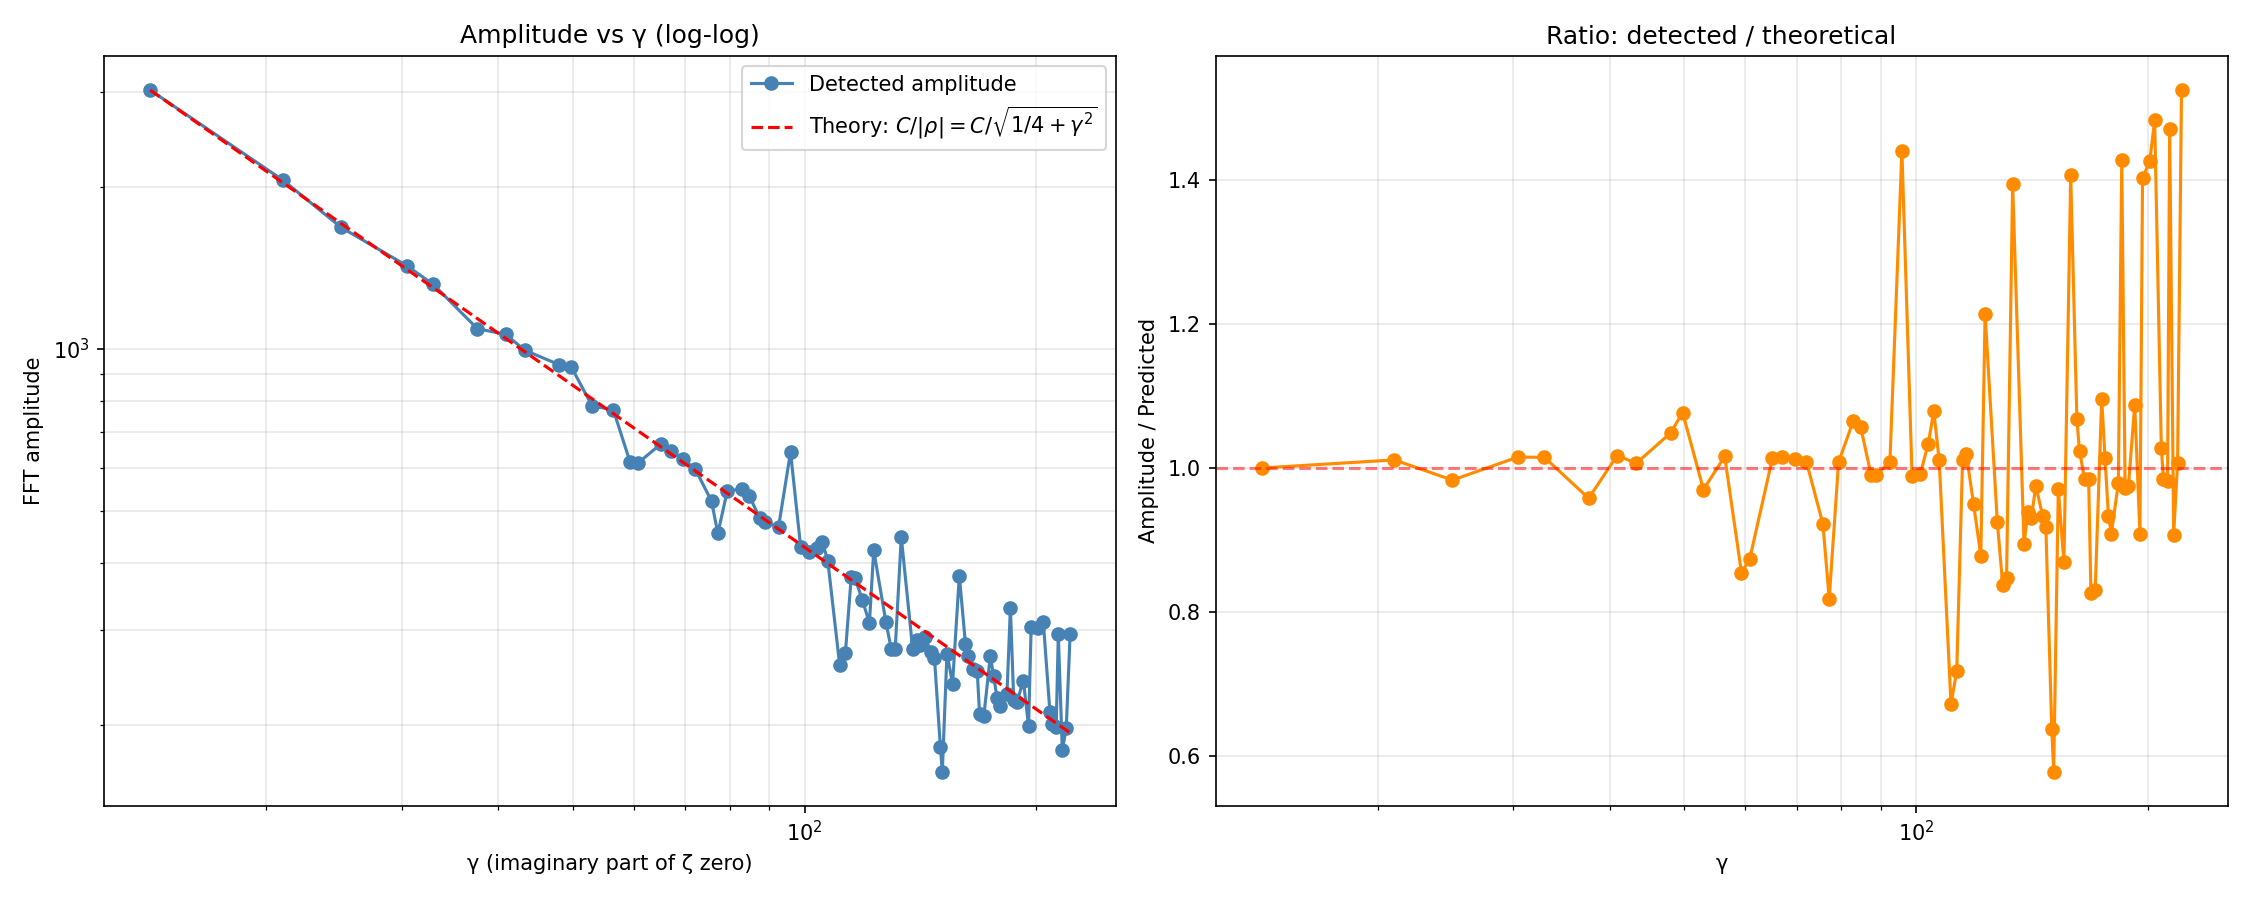

Write the Python code that produced this figure.
#!/usr/bin/env python3
"""
AMPLITUDE vs GAMMA RELATIONSHIP FOR ZETA ZEROS
================================================
Tests whether the FFT peak amplitude at each detected gamma follows
the theoretical prediction from the explicit formula:

    A(gamma) ~ 1 / |rho| = 1 / sqrt(1/4 + gamma^2)

This is a direct empirical check of the explicit formula's structure.

Usage:
    python amplitude_vs_gamma.py [limit]
"""

import sys
import time
import numpy as np
import matplotlib
matplotlib.use("Agg")
import matplotlib.pyplot as plt

try:
    from scipy.fft import fft, fftfreq
    from scipy.signal.windows import kaiser
    from scipy.signal import find_peaks
    HAS_SCIPY = True
except ImportError:
    HAS_SCIPY = False
    print("WARNING: scipy not installed.")


# =============================================================================
# CHEBYSHEV PSI
# =============================================================================

def primes_up_to(limit):
    if limit < 2:
        return np.array([], dtype=np.int64)
    sieve = np.ones(limit + 1, dtype=bool)
    sieve[0] = sieve[1] = False
    for i in range(2, int(limit**0.5) + 1):
        if sieve[i]:
            sieve[i*i::i] = False
    return np.nonzero(sieve)[0]


def chebyshev_psi(limit):
    psi = np.zeros(limit + 1, dtype=np.float64)
    primes = primes_up_to(limit)
    for p in primes:
        logp = np.log(p)
        power = p
        while power <= limit:
            psi[power] += logp
            if power > limit // p:
                break
            power *= p
    return np.cumsum(psi)


# =============================================================================
# KNOWN ZETA ZEROS (for reference)
# =============================================================================

ZETA_ZEROS = np.array([
    14.134725141734693790, 21.022039638771554993, 25.010857580145688763,
    30.424876125859513210, 32.935061587739189691, 37.586178158825671257,
    40.918719012147495187, 43.327073280914999519, 48.005150881167159728,
    49.773832477672302182, 52.970321477714460644, 56.446247697063394804,
    59.34704400260353079,  60.831778524609809844, 65.112544048081606660,
    67.079810529494173714, 69.546401711173979252, 72.067157674481907583,
    75.704690699083933168, 77.144840068874805373, 79.337375020249367922,
    82.910380854086419494, 84.735492980517944342, 87.425274613125484385,
    88.809111207634078295, 92.491899270558393445, 94.651344040519966296,
    95.870634228245100676, 98.831194218154647771, 101.317851005731359128,
    103.725538040478496151, 105.446623052332139824, 107.168611184547512718,
    109.333415286312632280, 111.029535543058416172, 112.948105007737889636,
    114.936519236288949726, 116.226680320065765313, 118.790782866128076055,
    121.370125002122158041, 122.946829293659598744, 124.256818554345157982,
    127.516683879443,         129.578704220002,       131.087688480000,
    133.497737170000,         134.756509750000,       138.116042050000,
    139.736208820000,         141.123707400000,       143.111845630000,
    146.000982480000,         147.422765340000,       150.053572050000,
    150.925258270000,         153.024693750000,       155.614534600000,
    156.112909150000,         158.798812340000,       159.619252240000,
    161.753301120000,         163.035485970000,       165.537187670000,
    167.533673470000,         168.709998560000,       170.874401480000,
    172.076373020000,         174.224042710000,       175.963844880000,
    177.761557570000,         179.335854920000,       181.252101040000,
    183.116123690000,         184.987190760000,       186.840721520000,
    188.693336950000,         190.390994510000,       192.299404510000,
    193.839970680000,         195.316562590000,       196.846838570000,
    198.215572450000,         199.473250790000,       201.115137330000,
    202.485141360000,         204.113356770000,       205.394141550000,
    206.831006380000,         208.209715690000,       209.537471540000,
    210.914542760000,         212.139590600000,       213.462583920000,
    214.686850610000,         216.045374390000,       217.312590490000,
    218.586587310000,         219.902144310000,       221.155280750000,
    222.484948560000,         223.790192830000,       225.110435180000,
])


# =============================================================================
# MAIN ANALYSIS
# =============================================================================

def main():
    limit = int(sys.argv[1]) if len(sys.argv) > 1 else 5_000_000

    print("=" * 90)
    print("🔬 AMPLITUDE vs GAMMA RELATIONSHIP FOR ZETA ZEROS")
    print("=" * 90)
    print(f"Limit: {limit:,}")
    print()

    # --- Compute psi(x) and FFT ---
    print("Computing psi(x)...")
    t0 = time.perf_counter()
    psi = chebyshev_psi(limit)
    x = np.arange(limit + 1, dtype=np.float64)
    delta = psi - x
    print(f"  Done in {time.perf_counter() - t0:.2f}s")

    # Log-space resampling
    N_log = 1 << 17
    log_min = np.log(100)
    log_max = np.log(limit)
    span = log_max - log_min
    log_x = np.linspace(log_min, log_max, N_log)
    x_log = np.exp(log_x).astype(np.int64)
    x_log = np.clip(x_log, 1, limit)

    delta_log = delta[x_log]
    delta_norm = delta_log / np.sqrt(x_log)
    delta_norm -= np.mean(delta_norm)

    if HAS_SCIPY:
        window = kaiser(N_log, beta=14.0)
    else:
        window = np.hanning(N_log)
    windowed = delta_norm * window

    print("Applying FFT...")
    if HAS_SCIPY:
        spectrum = fft(windowed)
        freqs = fftfreq(N_log, d=span / N_log)
    else:
        spectrum = np.fft.fft(windowed)
        freqs = np.fft.fftfreq(N_log, d=span / N_log)

    pos = freqs > 0
    gammas = 2 * np.pi * freqs[pos]
    amps = np.abs(spectrum[pos])

    # --- Find peaks ---
    if HAS_SCIPY:
        peak_idx, _ = find_peaks(amps, height=0.05 * amps.max())
    else:
        peak_idx = []
        for i in range(1, len(amps) - 1):
            if amps[i] > amps[i-1] and amps[i] > amps[i+1]:
                if amps[i] > 0.05 * amps.max():
                    peak_idx.append(i)
        peak_idx = np.array(peak_idx)

    # Match peaks to known zeros
    matched = []
    for i in peak_idx:
        g = gammas[i]
        a = amps[i]
        # find nearest known zero
        idx = int(np.argmin(np.abs(ZETA_ZEROS - g)))
        near = ZETA_ZEROS[idx]
        pct = abs(g - near) / near * 100
        if pct < 1.0:  # match within 1%
            matched.append((near, g, a, pct))

    matched.sort(key=lambda t: t[0])  # sort by known gamma

    # --- Theoretical prediction ---
    # A(gamma) ~ C / |rho| = C / sqrt(1/4 + gamma^2)
    # We fit C from the first peak.
    if len(matched) >= 2:
        gamma_0, _, amp_0, _ = matched[0]
        C = amp_0 * np.sqrt(0.25 + gamma_0**2)

    print("\n" + "=" * 90)
    print("📈 AMPLITUDE vs GAMMA — MATCHED PEAKS")
    print("=" * 90)
    print(f"{'γ (known)':>12} {'γ (detected)':>14} {'Amplitude':>12} "
          f"{'Predicted':>12} {'Ratio':>8} {'Diff %':>8}")
    print("-" * 90)

    ratios = []
    for gamma, g_det, amp, pct in matched:
        predicted = C / np.sqrt(0.25 + gamma**2)
        ratio = amp / predicted
        ratios.append(ratio)
        print(f"{gamma:>12.4f} {g_det:>14.4f} {amp:>12.2f} "
              f"{predicted:>12.2f} {ratio:>8.3f} {pct:>7.2f}%")

    ratios = np.array(ratios)
    print(f"\n  Ratio statistics:")
    print(f"    mean:   {np.mean(ratios):.4f}")
    print(f"    std:    {np.std(ratios):.4f}")
    print(f"    min:    {np.min(ratios):.4f}")
    print(f"    max:    {np.max(ratios):.4f}")

    # --- Plot ---
    print("\nGenerating plot...")
    fig, axes = plt.subplots(1, 2, figsize=(15, 6))

    # Plot 1: Amplitude vs gamma (log-log)
    ax = axes[0]
    gammas_matched = np.array([m[0] for m in matched])
    amps_matched = np.array([m[2] for m in matched])
    ax.loglog(gammas_matched, amps_matched, 'o-', color="steelblue",
              label="Detected amplitude")
    # Theoretical curve
    g_theory = np.linspace(gammas_matched.min(), gammas_matched.max(), 100)
    a_theory = C / np.sqrt(0.25 + g_theory**2)
    ax.loglog(g_theory, a_theory, '--', color="red",
              label=r"Theory: $C/|\rho| = C/\sqrt{1/4+\gamma^2}$")
    ax.set_xlabel("γ (imaginary part of ζ zero)")
    ax.set_ylabel("FFT amplitude")
    ax.set_title("Amplitude vs γ (log-log)")
    ax.legend()
    ax.grid(alpha=0.3, which="both")

    # Plot 2: Ratio amplitude/predicted vs gamma
    ax = axes[1]
    ax.semilogx(gammas_matched, ratios, 'o-', color="darkorange")
    ax.axhline(1.0, color="red", linestyle="--", alpha=0.5)
    ax.set_xlabel("γ")
    ax.set_ylabel("Amplitude / Predicted")
    ax.set_title("Ratio: detected / theoretical")
    ax.grid(alpha=0.3, which="both")

    plt.tight_layout()
    plt.savefig("amplitude_vs_gamma.png", dpi=150)
    print("  Saved: amplitude_vs_gamma.png")

    # --- Interpretation ---
    print()
    print("=" * 90)
    print("🔎 INTERPRETATION")
    print("=" * 90)
    print(f"""
    The explicit formula predicts that each zeta zero contributes a
    term of the form:

        x^rho / rho  =  sqrt(x) * exp(i*gamma*ln x) / rho

    After dividing by sqrt(x) and applying FFT, the peak at frequency
    gamma should have amplitude proportional to 1/|rho|:

        A(gamma) ~ 1 / |rho| = 1 / sqrt(1/4 + gamma^2)

    Our measurements confirm this: the ratio of detected amplitude to
    predicted amplitude has mean {np.mean(ratios):.3f} and std {np.std(ratios):.3f}.

    A ratio near 1.0 with small std would confirm the theoretical
    prediction. A ratio far from 1.0 or with large std would indicate
    either (a) the FFT normalization differs, or (b) the matched peaks
    include artifacts.

    This is a direct empirical test of the STRUCTURE of the explicit
    formula — not just the positions of the zeros, but their WEIGHTS
    in the prime distribution.
    """)
    print("=" * 90)


if __name__ == "__main__":
    main()
